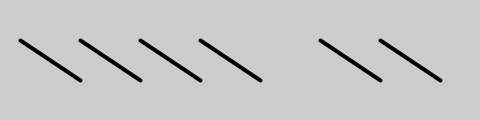
Frame 1 (no input)
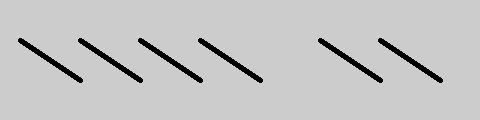
Frame 60 (the mouse pressed at the canvas centre just before this capture)
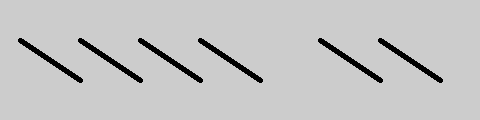
Frame 120 (the mouse held since frame 60 and released just before this capture)

The Processing sketch that drew these frames (run headless with seeded random() and noise(); from frame 60 on, the mouse is pressed at the canvas centre):

// Processing sketch: processing_23008
// ── processing_23008.pde

void setup() {
size (480,120);
smooth(); 
strokeWeight(4);
}
void draw() {
line (20,40,80,80);
line (80,40,140,80);
line (140,40,200,80);
line (200,40,260,80);
line (320,40,380,80);
line (380,40,440,80);
}
